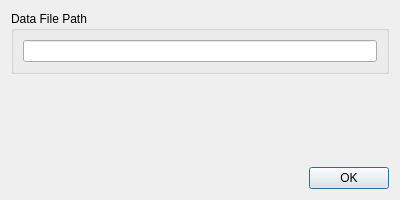
<?xml version="1.0" encoding="UTF-8"?>
<ui version="4.0">
 <class>PreRunDialog</class>
 <widget class="QDialog" name="PreRunDialog">
  <property name="geometry">
   <rect>
    <x>0</x>
    <y>0</y>
    <width>400</width>
    <height>200</height>
   </rect>
  </property>
  <layout class="QVBoxLayout" name="verticalLayout">
   <item>
    <widget class="QGroupBox" name="groupBox_datafile">
     <property name="title">
      <string>Data File Path</string>
     </property>
     <layout class="QVBoxLayout" name="verticalLayout_datafile">
      <item>
       <widget class="QLineEdit" name="lineEdit_datafile"/>
      </item>
     </layout>
    </widget>
   </item>
   <item>
    <spacer name="verticalSpacer">
     <property name="orientation">
      <enum>Qt::Vertical</enum>
     </property>
     <property name="sizeHint" stdset="0">
      <size>
       <width>20</width>
       <height>40</height>
      </size>
     </property>
    </spacer>
   </item>
   <item>
    <widget class="QDialogButtonBox" name="buttonBox">
     <property name="orientation">
      <enum>Qt::Horizontal</enum>
     </property>
     <property name="standardButtons">
      <set>QDialogButtonBox::Ok</set>
     </property>
    </widget>
   </item>
  </layout>
 </widget>
 <resources/>
 <connections>
  <connection>
   <sender>buttonBox</sender>
   <signal>accepted()</signal>
   <receiver>PreRunDialog</receiver>
   <slot>accept()</slot>
   <hints>
    <hint type="sourcelabel">
     <x>248</x>
     <y>254</y>
    </hint>
    <hint type="destinationlabel">
     <x>157</x>
     <y>274</y>
    </hint>
   </hints>
  </connection>
  <connection>
   <sender>buttonBox</sender>
   <signal>rejected()</signal>
   <receiver>PreRunDialog</receiver>
   <slot>reject()</slot>
   <hints>
    <hint type="sourcelabel">
     <x>316</x>
     <y>260</y>
    </hint>
    <hint type="destinationlabel">
     <x>286</x>
     <y>274</y>
    </hint>
   </hints>
  </connection>
 </connections>
</ui>
